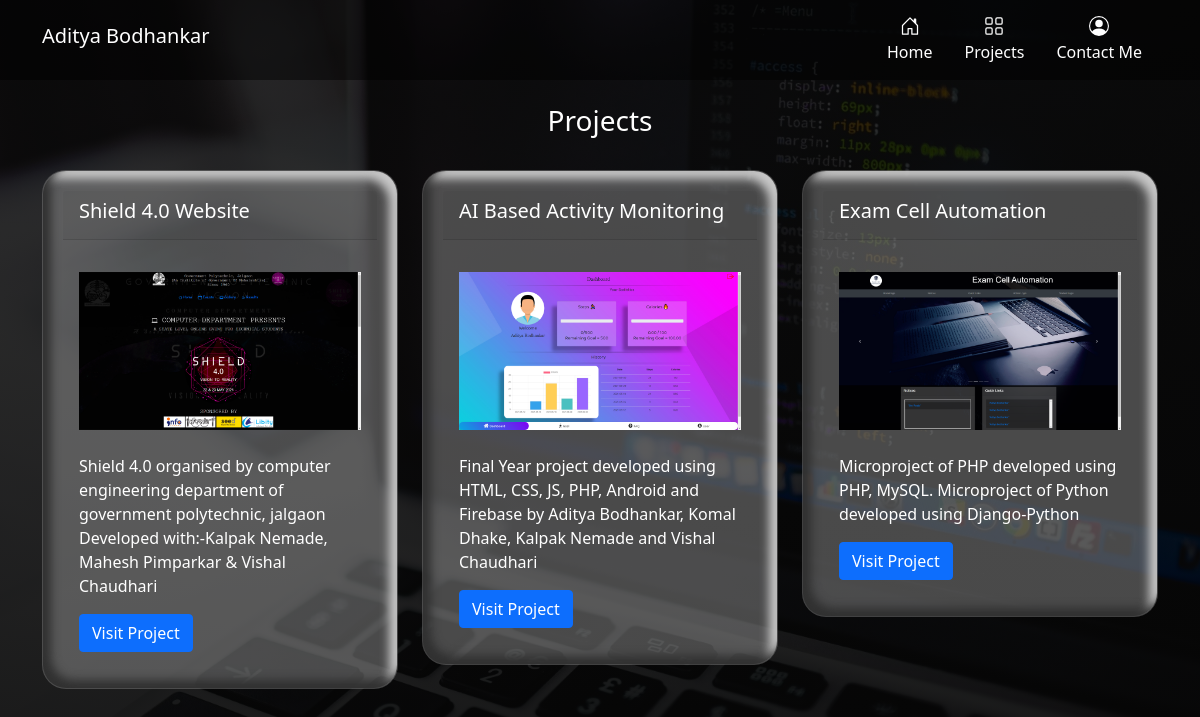
The app's page /projects.php with its own data.
### tables this page shows
CREATE TABLE `projects` (
  `_id` int(11) NOT NULL,
  `title` varchar(50) NOT NULL,
  `description` varchar(250) NOT NULL,
  `link` varchar(100) NOT NULL,
  `cover` varchar(100) NOT NULL,
  `author` varchar(50) NOT NULL,
  `timestamp` varchar(50) NOT NULL
);

### projects.php (the view, shortened to what this page needs)
<?php
include "./header.php";
include "./database.php";
$query = "SELECT * FROM projects";
$result = mysqli_query($conn, $query);
$projects = [];
if ($result) {
    while ($row = mysqli_fetch_row($result)) {
        array_push($projects, $row);
    }
} else {
    echo "<script>console.log('unable to fetch projects');console.log(\"" . mysqli_error($conn) . "\");</script>";
}
?>
<div class="container">
    <center>
        <br>
        <h3 class="font-styled-header">
            Projects
        </h3>
    </center>
    <br>
    <div class="row">
        <?php
        for ($i = 0; $i < sizeof($projects); $i++) {
        ?>
            <div class="col-md-4" style="margin-bottom: 10px;">
                <div class="card aos-init" data-aos="fade-in">
                    <div class="card-header">
                        <h5 class="card-title">
                            <?php echo $projects[$i][1]; ?>
                        </h5>
                    </div>
                    <div class="card-body">
                        <p class="card-text">
                            <center>
                                <img src="<?php echo $projects[$i][4]; ?>" style="max-width: 100%; max-height: 300px;"><br><br>
                            </center>
                            <?php echo $projects[$i][2]; ?>
                        </p>
                        <a href="<?php echo $projects[$i][3]; ?>" target="_blank" class="btn btn-primary">Visit Project</a>
                    </div>
                </div>
            </div>
        <?php
        }
        ?>
    </div>
</div>
<?php include "./footer.php"; ?>

### header.php (style rules this page uses)
html { scroll-behavior: smooth; }
* { color: white; }
body { font-family: 'Montserrat', sans-serif; background: linear-gradient(rgba(1, 1, 1, 0.8), rgba(1, 1, 1, 0.9)), url("./images/background.jpg"); background-color: #5e5e5e; background-position: center; background-attachment: fixed; background-repeat: no-repeat; background-size: cover; color: #FFFFFF; }

### projects.php (style rules this page uses)
.card { border-radius: 24px; background: #b0b0b066; box-shadow: inset 8px -8px 10px #313131, inset -8px 8px 10px #c7c7c7; padding: 20px; transition: ease 1.2s; }

### records on screen
projects: title "Shield 4.0 Website", cover (picture), description "Shield 4.0 organised by computer engineering department of government polytechnic, jalgaon Developed with:-Kalpak Nemade, Mahesh Pimparkar & Vishal Chaudhari"
projects: title "AI Based Activity Monitoring", cover (picture), description "Final Year project developed using HTML, CSS, JS, PHP, Android and Firebase by Aditya Bodhankar, Komal Dhake, Kalpak Nemade and Vishal Chaudhari"
projects: title "Exam Cell Automation", cover (picture), description "Microproject of PHP developed using PHP, MySQL. Microproject of Python developed using Django-Python"
